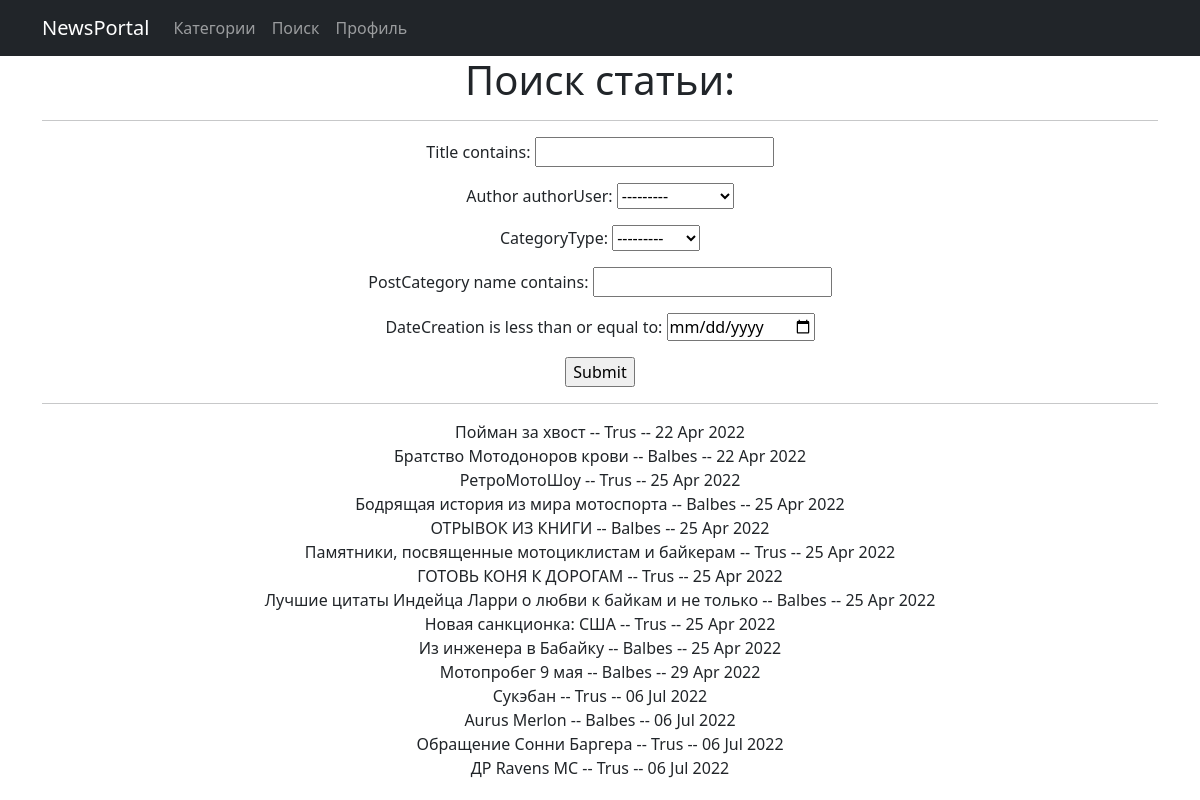
/news/search, run on the app's committed database.
### news/models.py (models this page shows, shortened)
class Post(models.Model):
    author = models.ForeignKey('Author', on_delete=models.CASCADE)
    categoryType = models.CharField(max_length=2, choices=CATEGORY_CHOICES, default=ARTICLE)
    dateCreation = models.DateTimeField(auto_now_add=True)
    postCategory = models.ManyToManyField('Category', through='PostCategory')
    title = models.CharField(max_length=128)
    text = models.TextField()
    rating = models.IntegerField(default=0)

class Author(models.Model):
    authorUser = models.OneToOneField(User, on_delete=models.CASCADE)
    ratingAuthor = models.IntegerField(default=0)
    def __str__(self):
        return f"{self.authorUser}"

### news/views.py (the view)
# urls.py: path('search', post_filter),  # Поиск / Фильтр
def post_filter(request):
    f = PostFilter(request.GET, queryset=Post.objects.all())
    return render(request, 'post_filter.html', {'filter': f})

### news/templates/post_filter.html (shortened to what this page needs)
{% extends 'base.html' %}
{% block content %}
<h1> Поиск статьи: </h1>
<hr>
<form method="get">
    {{ filter.form.as_p }}
    <input type="submit"/>
    <hr>
</form>
{% for obj in filter.qs %}
{{ obj.title }} -- {{ obj.author }}  -- {{ obj.dateCreation|date:'d M Y' }} <br/>
{% endfor %}
{% endblock content %}

### data on the page
Post: title "Пойман за хвост", author "Trus", dateCreation "22 Apr 2022"
Post: title "Братство Мотодоноров крови", author "Balbes", dateCreation "22 Apr 2022"
Post: title "РетроМотоШоу", author "Trus", dateCreation "25 Apr 2022"
Post: title "Бодрящая история из мира мотоспорта", author "Balbes", dateCreation "25 Apr 2022"
Post: title "ОТРЫВОК ИЗ КНИГИ", author "Balbes", dateCreation "25 Apr 2022"
Post: title "Памятники, посвященные мотоциклистам и байкерам", author "Trus", dateCreation "25 Apr 2022"
Post: title "ГОТОВЬ КОНЯ К ДОРОГАМ", author "Trus", dateCreation "25 Apr 2022"
Post: title "Лучшие цитаты Индейца Ларри о любви к байкам и не только", author "Balbes", dateCreation "25 Apr 2022"
Post: title "Новая санкционка: США", author "Trus", dateCreation "25 Apr 2022"
Post: title "Из инженера в Бабайку", author "Balbes", dateCreation "25 Apr 2022"
Post: title "Мотопробег 9 мая", author "Balbes", dateCreation "29 Apr 2022"
Post: title "Сукэбан", author "Trus", dateCreation "06 Jul 2022"
Post: title "Aurus Merlon", author "Balbes", dateCreation "06 Jul 2022"
Post: title "Обращение Сонни Баргера", author "Trus", dateCreation "06 Jul 2022"
Post: title "ДР Ravens MC", author "Trus", dateCreation "06 Jul 2022"
